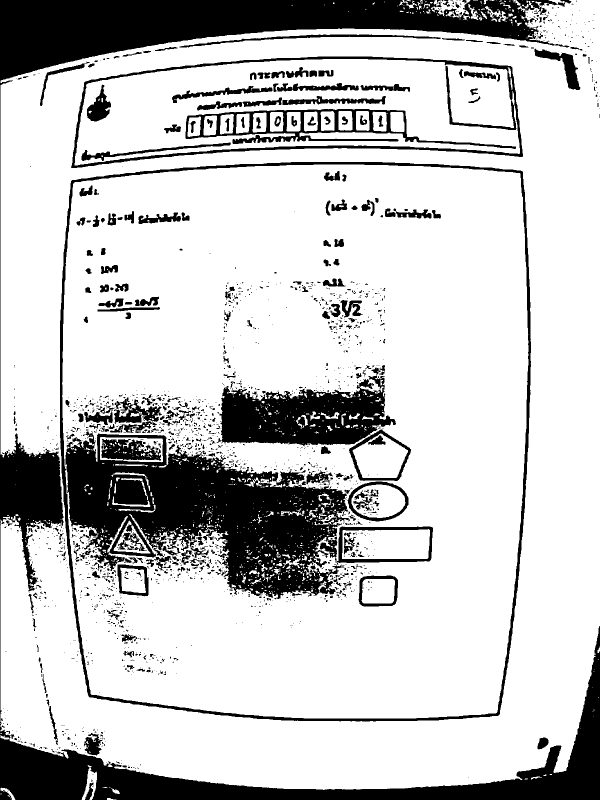
#> input picture rotation/rot.png, 1200 x 1600 px, found by its file name (shown at 1/2 size)
$ python detect_box.py
#> lines starting #> are read from the running program, lines starting #| are printed output that depends on the picture; after the words box and inside, x2 and y2 are one past the last pixel; in counts of white or black regions, pixels touching at a corner belong together
import cv2
import numpy as np
image = cv2.imread("rotation/rot.png")
#> image is the input picture: shape (1600, 1200, 3); 78.4% white; 1825 black regions (1519 under 20 px), largest, box (x1, y1, x2, y2) and area: (0, 0, 1200, 1600) 171782, (131, 863, 700, 1198) 99821, (439, 735, 792, 893) 30854

gray = cv2.cvtColor(image,cv2.COLOR_BGR2GRAY)
edged = cv2.Canny(image, 10, 250)
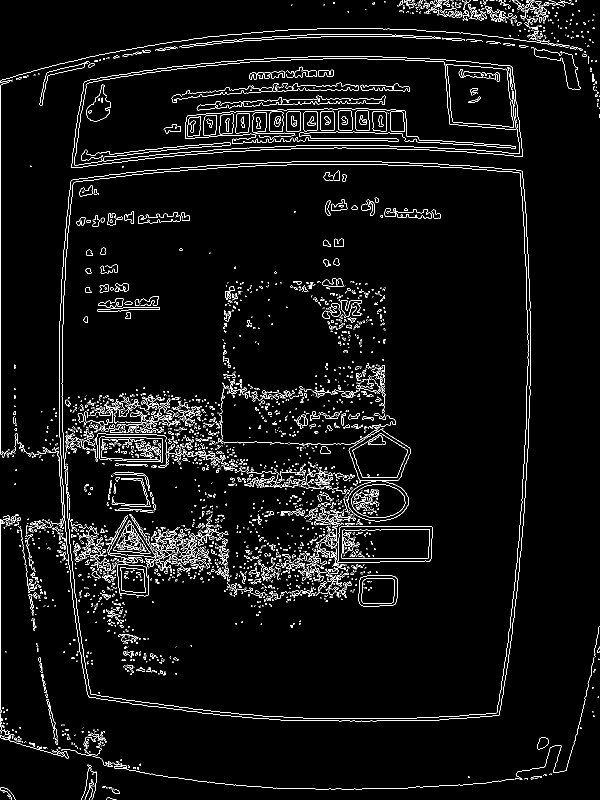
#> edged: shape (1600, 1200) (shown at 1/2 size); 4% white in thin lines or dots
(cnts, _) = cv2.findContours(edged.copy(), cv2.RETR_EXTERNAL, cv2.CHAIN_APPROX_SIMPLE)
#> cnts = 830 contours, 813 with area under 20; largest, box (x1, y1, x2, y2) and area: (119, 323, 1062, 1443) 998760, (142, 112, 1046, 336) 158556, (79, 123, 179, 212) 832, (1074, 1474, 1097, 1499) 376, (1049, 36, 1077, 76) 88
idx = 0
for c in cnts:
    x,y,w,h = cv2.boundingRect(c)
    print( x,y,w,h)
    if w>200 and h>200 and w<1000 and h<700:
        idx+=1
        new_img=gray[y:y+h,x:x+w]
        cv2.imwrite("box/img"+ str(idx) + '.png', new_img)
#> this loop made 830 passes
#> (x, y, w, h, idx) on pass 487: (142, 112, 904, 224, 1)
#> (x, y, w, h) on passes 1, 3, 4, 6, 8, 11: (213, 1595, 20, 5), (15, 1590, 5, 4), (14, 1585, 10, 15), (18, 1580, 13, 20), (222, 1577, 18, 11), (0, 1575, 17, 9)
#| 213 1595 20 5
#| 19 1595 1 2
#| 15 1590 5 4
#| 14 1585 10 15
#| 5 1583 4 2
#| 18 1580 13 20
#| 225 1577 5 4
#| 222 1577 18 11
#> (further printed lines are left out)
#> after the loop, idx = 1
# cv2.imshow("fghjk",image)
cv2.waitKey(0)
